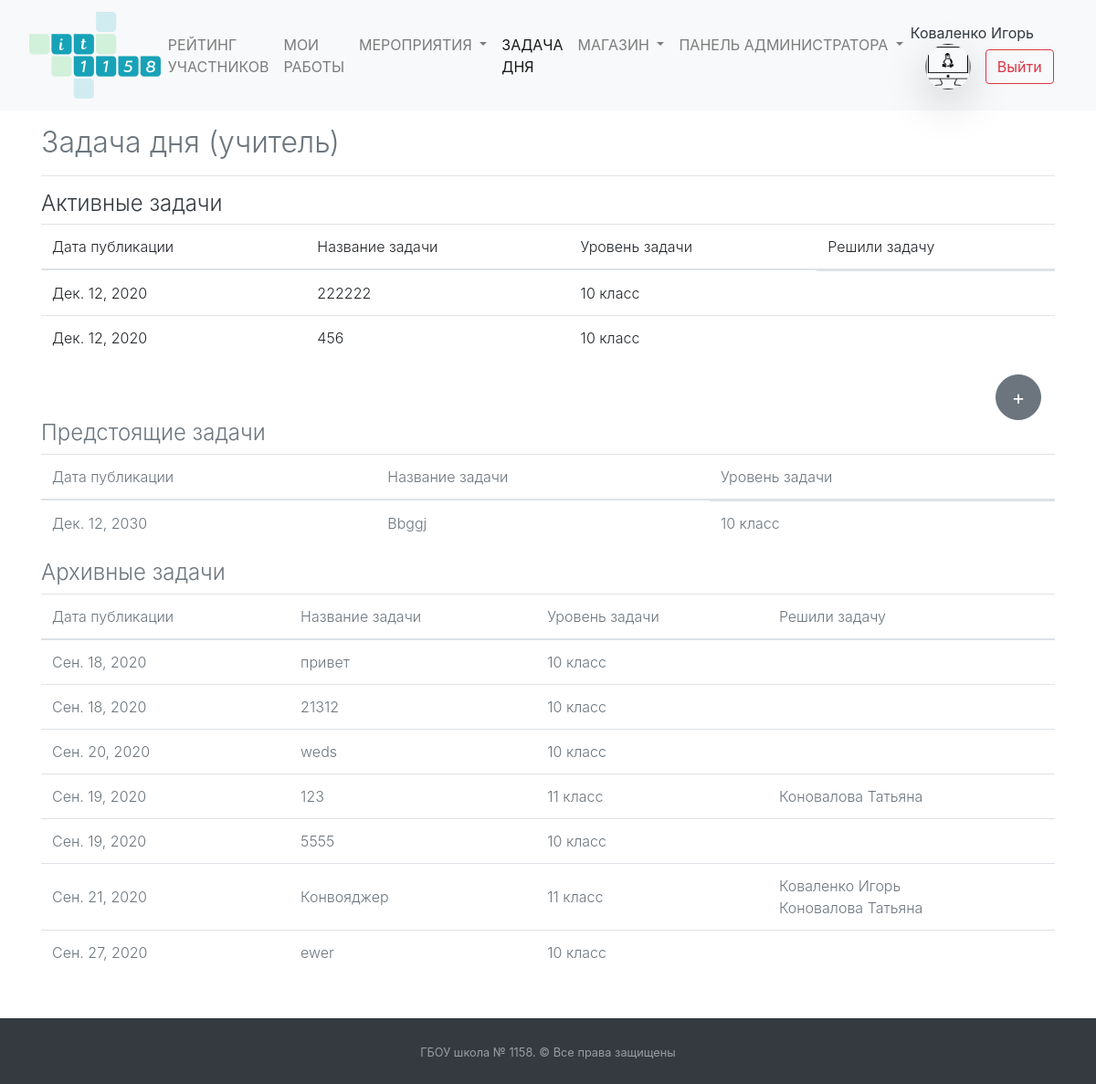
Page /daytask/ (signed in) on the earlier database version.
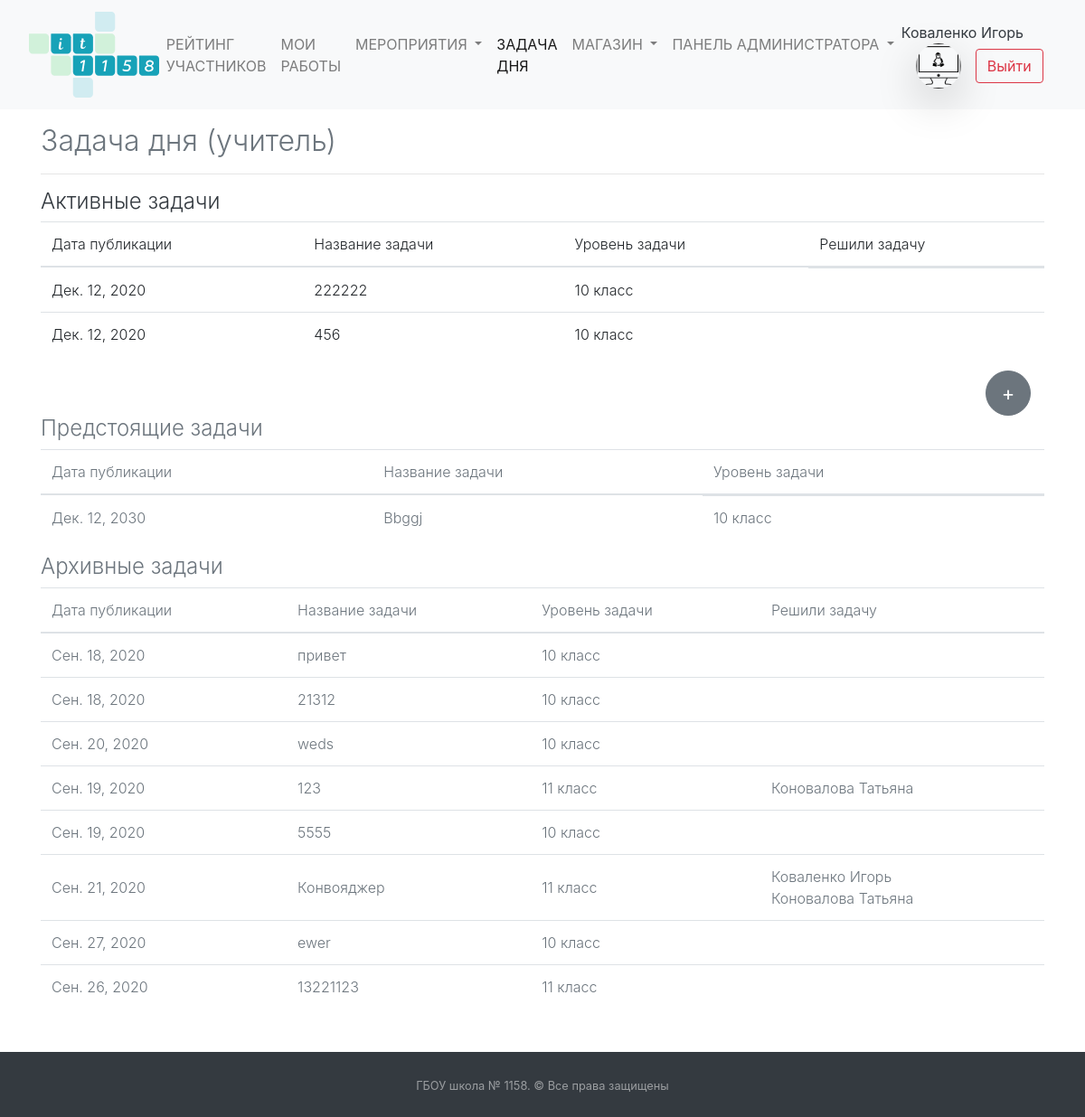
Same page on the later database version.
### daytask/models.py (models this page shows, shortened)
class Tasks(models.Model):
    STATUS_CHOICES = (
        ('ST10', '10 класс'),
        ('ST11', '11 класс'),
    )
    date = models.DateField("Дата задачи", null=True)
    name = models.CharField("Название задачи", null=True, max_length=150)
    discription_task = HTMLField("Условие задачи")
    status_task = models.CharField("Выберите класс", choices=STATUS_CHOICES, default='ST10', max_length=30)
    result = models.CharField(null=True, verbose_name="Правильный ответ на задачу", max_length=200)
    count_answer = models.IntegerField(default=2,
                                       verbose_name="Количество человек, которые могут решить задачу")
    score = models.IntegerField("Максимальный балл за задачу", default=5)
    tries = models.IntegerField(default=-1, verbose_name="Количество попыток ответа на каждого ученика (-1 - бесконечно)")
    tries_list = models.CharField(default="", verbose_name="ID учеников, совершившие попытку",
                                                max_length=200,
                                                blank=True)
    id_puple_correct_answers = models.CharField(default="", verbose_name="ID учеников, кто дал правильный ответ",
                                                max_length=200,
                                                blank=True)
    class Meta:
        verbose_name = "Задача дня"
        verbose_name_plural = "Задача дня"

### mainapp/models.py (models this page shows, shortened)
class Puples(models.Model):
    STATUS_CHOICES = (
        ('ST10', 'Ученик 10 ИТ-класса'),
        ('ST11', 'Ученик 11 ИТ-класса'),
        ('APP', 'Кандидат в ИТ-класс'),
        ('TEACH', 'Учитель')
    )
    PROGRESS_CHOICES = (
        (0, '0'),
        (25, '25'),
        (50, '50'),
        (75, '75'),
        (100, '100'),
    )
    name = models.CharField("Имя", null=True, max_length=50)
    surname = models.CharField("Фамилия", null=True, max_length=100)
    rate = models.PositiveIntegerField("Рейтинг ученика", default=0)
    image = models.ImageField("Фотография профиля", blank=True, upload_to="puples_photo",
                              default="puples_photo/user-2.png")
    user = models.OneToOneField(User, on_delete=models.CASCADE, null=True, default='',
                                verbose_name="Связь с таблицей пользователей")
    status = models.CharField("Статуc", choices=STATUS_CHOICES, default='ST10', max_length=30)
    applicant_first_result = models.FloatField("Результат первого этапа", blank=True, default=0)
    applicant_progress = models.IntegerField(verbose_name="Прогресс", choices=PROGRESS_CHOICES, default=0, blank=True)
    email = models.EmailField(verbose_name="Email", default="")
    phone = models.CharField(max_length=12, verbose_name="Телефон", default="")
    class Meta:
        verbose_name = "Пользователи"
        verbose_name_plural = "Пользователи"

### daytask/views.py (the view, shortened to what this page needs)
# urls.py: path('', views.DayTaskView.as_view(), name='Задача дня'),
class DayTaskView(HeaderNotificationsCounter, LoginRequiredMixin, ListView):
    template_name = "daytask/daytask.html"
    queryset = Tasks
    login_url = '/login/'
    def time_end_task(self, task):
        return ""
    def type_tasks(self, day):
        all_types_tasks = {"active": [(i, [Puples.objects.get(user=j) for j in i.id_puple_correct_answers.split()]) \
                                      for i in Tasks.objects.filter(date=day)]}
        all_types_tasks["last"] = [(i, [Puples.objects.get(user=j) for j in i.id_puple_correct_answers.split()]) \
                                   for i in Tasks.objects.filter(date__lt=day)]
        all_types_tasks["fiture"] = [(i, [Puples.objects.get(user=j) for j in i.id_puple_correct_answers.split()]) \
                                     for i in Tasks.objects.filter(date__gt=day)]
        return all_types_tasks
    def get_context_data(self, *, object_list=None, **kwargs):
        context = super().get_context_data(**kwargs)
        try:
            context["tasks_active_teacher"] = self.type_tasks(dt.datetime.now().date())["active"]
            context["tasks_last_teacher"] = self.type_tasks(dt.datetime.now().date())["last"]
            context["tasks_fiture_teacher"] = self.type_tasks(dt.datetime.now().date())["fiture"]
            context["list_names_success"] = ""
            context["task"] = Tasks.objects.get(date=dt.datetime.now().date(),
                                                status_task=self.request.user.puples.status)
        except:
            context["task"] = None
        context["end_time"] = self.time_end_task(context["task"])
        try:
            made_tries = len(list(filter(lambda x: x == self.request.user.id,
                                         [i[0] for i in self.tries_list_with_time(context['task'].tries_list)])))
            if made_tries and made_tries != context["task"].tries:
                context['mistake'] = "Ответ неверный"
            context['tries'] = made_tries
            if context['task'].tries - made_tries > 0:
                context["button"] = f"Отправить (осталось {context['task'].tries - made_tries} \
                {self.convert_words('попытка', context['task'].tries - made_tries)})"
            elif context['task'].tries == -1:
                context["button"] = "Отправить решение"
            else:
                context["button"] = ""
        except:
            pass
        try:
            context["id_puple_correct_answers"] = [int(i) for i in context["task"].id_puple_correct_answers.split()]
            context["count_right_answers"] = len(context["id_puple_correct_answers"])
            context['list_name_right_answers'] = self.get_list_solved_task(context['id_puple_correct_answers'])
        except:
            context["id_puple_correct_answers"] = None
        return context

### mainapp/addons_python/views_addons_classes.py (called while the page is built)
    def get_context_data(self, *, object_list=None, **kwargs):
        context = super().get_context_data(**kwargs)
        context['events_new'] = Events.objects.filter(check=False).count()
        context['applicants_count'] = Puples.objects.filter(
            status="APP").count()
        return context

### templates/daytask/daytask.html (shortened to what the changed rows need)
{% extends  'base.html' %}
{% load static %}
{% block main %}
    <div class="container pt-3 {% if not button %}text-muted{% endif %}">
        {% if task and user.id not in id_puple_correct_answers and count_right_answers < task.count_answer %}
            <p class="font-weight-light text-right text-muted">{{ end_time }}</p>
            <h2 class="text-left font-weight-light pt-3">Задача дня</h2>
            <h2 class="text-center font-weight-light">{{ task.name }}</h2>
            <hr>
            {% autoescape off %}
                {{ task.discription_task }}
            {% endautoescape %}
            <hr>
            <h4 class="font-weight-light">Ответ:</h4>
            <form method="post">{% csrf_token %}
                <input type="text"
                       class="form-control text-left"
                       name="result" placeholder="Внесите ответ на задачу"
                       onkeydown="if(event.keyCode==13){return false;}">
                <p class="text-danger font-weight-bold">{{ mistake }}</p>
                <button class="btn {% if button %}btn-success mt-3"{% else %}btn-secondary mt-3" disabled{% endif %}
                type="submit">{% if button %}{{ button }}{% else %}Попытки закончились{% endif %}</button>
            </form>
            <div class="container mt-3 text-muted">
                <p class="font-weight-light text-right">Количество человек, которые могут решить
                    задачу: {{ task.count_answer }} </p>
                <p class="font-weight-light text-right">Максимальный балл за задачу: {{ task.score }} </p>
                <p class="font-weight-light text-right">Совершено попыток: {{ tries }} </p>
            </div>
        {% elif user.is_superuser %}
            <h2 class="font-weight-light">Задача дня (учитель)</h2>
            <table class="table">
                <thead>
                <tr>
                    <th scope="col" class="font-weight-light">Дата публикации</th>
                    <th scope="col" class="font-weight-light">Название задачи</th>
                    <th scope="col" class="font-weight-light">Уровень задачи</th>
                    <th scope="col" class="font-weight-light">Решили задачу</th>
                </tr>
                </thead>
                <tbody>
                {% for task, list_success in tasks_active_teacher %}
                    <tr class="tasks-active-teacher__row">
                        <th scope="row" class="font-weight-light align-middle">{{ task.date }}</th>
                        <td class="font-weight-light align-middle">{{ task.name }}</td>
                        <td class="font-weight-light align-middle">{{ task.get_status_task_display }}</td>
                        <td class="font-weight-light align-middle d-flex justify-content-between">
                            <div class="daytask_edit_buttons">
                            </div>
                        </td>
                    </tr>
                {% endfor %}
                </tbody>
            </table>
            <table class="table text-muted content_block_table_future">
                <thead>
                <tr>
                    <th scope="col" class="font-weight-light">Дата публикации</th>
                    <th scope="col" class="font-weight-light">Название задачи</th>
                    <th scope="col" class="font-weight-light">Уровень задачи</th>
                </tr>
                </thead>
                <tbody>
                {% for task, list_success in tasks_fiture_teacher %}
                    <tr class="tasks-active-teacher__row">
                        <th scope="row" class="font-weight-light align-middle">{{ task.date }}</th>
                        <td class="font-weight-light align-middle">{{ task.name }}</td>
                        <td class="font-weight-light align-middle d-flex justify-content-between">
                            {{ task.get_status_task_display }}
                            <div class="daytask_edit_buttons">
                            </div>
                        </td>
                    </tr>
                {% endfor %}
                </tbody>
            </table>
            <table class="table text-muted content_block_table">
                <thead>
                <tr>
                    <th scope="col" class="font-weight-light">Дата публикации</th>
                    <th scope="col" class="font-weight-light">Название задачи</th>
                    <th scope="col" class="font-weight-light">Уровень задачи</th>
                    <th scope="col" class="font-weight-light">Решили задачу</th>
                </tr>
                </thead>
                <tbody>
                {% for task, list_success in tasks_last_teacher %}
                    <tr>
                        <th scope="row" class="font-weight-light align-middle">{{ task.date }}</th>
                        <td class="font-weight-light align-middle">{{ task.name }}</td>
                        <td class="font-weight-light align-middle">{{ task.get_status_task_display }}</td>
                        <td class="font-weight-light align-middle">
                            {% for i in list_success %}<a href="/statistic/pupil/{{ i.id }}"
                                                          class="text-muted">{{ i.surname }} {{ i.name }}</a>
                                <br>{% endfor %}</td>
                    </tr>
                {% endfor %}
                </tbody>
            </table>
        {% else %}
            <p class="font-weight-light text-muted text-center">В данный момент нет активных задач для решения. <br>
                Очень скоро задача появится.</p>
        {% endif %}
    </div>
{% endblock %}

Differences in the rows shown:
added Tasks: date "Сен. 26, 2020", name "13221123", status_task "11 класс", shown under "Архивные задачи"
